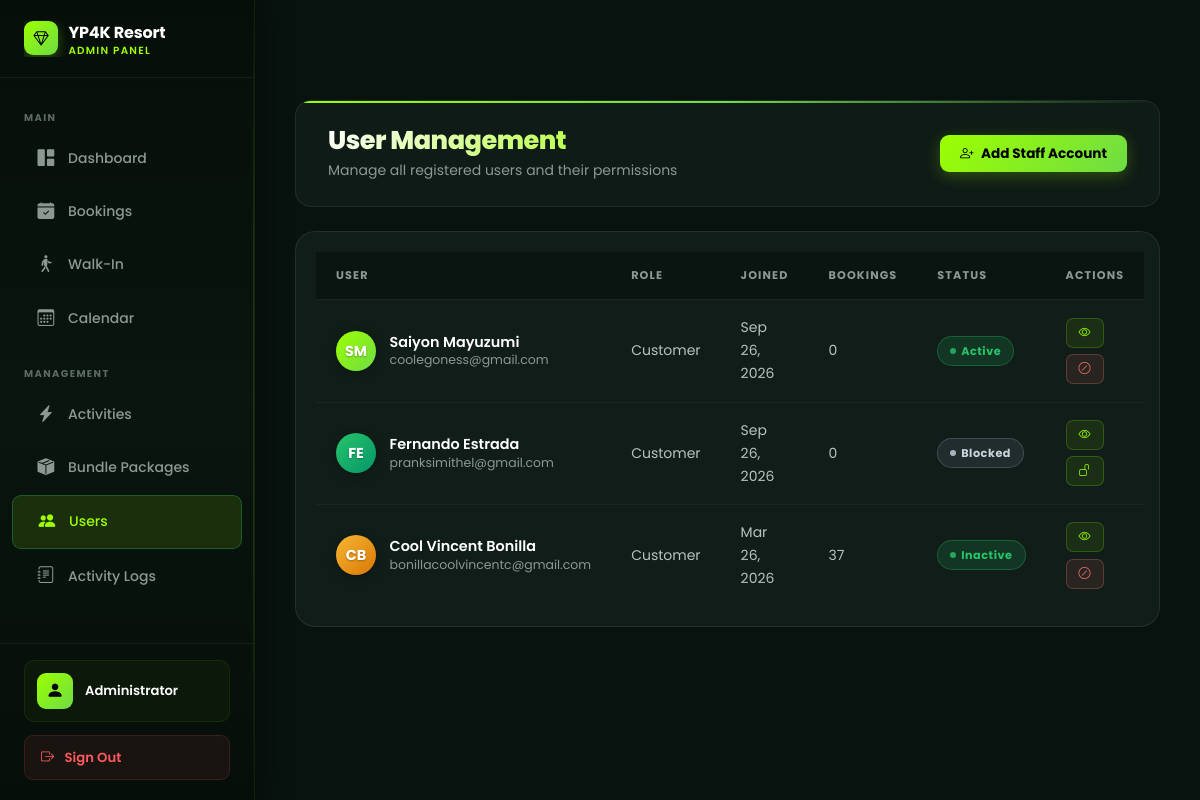
Page /Admin_Dashboard/users.php (signed in) on the committed database.
### tables this page shows
CREATE TABLE `users` (
  `id` int(11) NOT NULL,
  `first_name` varchar(100) NOT NULL,
  `middle_name` varchar(100) DEFAULT NULL,
  `last_name` varchar(100) NOT NULL,
  `suffix` varchar(50) DEFAULT NULL,
  `email` varchar(255) NOT NULL,
  `phone_number` varchar(20) NOT NULL,
  `region` varchar(100) NOT NULL,
  `province` varchar(100) NOT NULL,
  `city_municipality` varchar(100) NOT NULL,
  `barangay` varchar(100) NOT NULL,
  `password` varchar(255) NOT NULL,
  `is_verified` tinyint(1) DEFAULT 0,
  `verification_token` varchar(255) DEFAULT NULL,
  `reset_token` varchar(255) DEFAULT NULL,
  `reset_token_expiry` timestamp NULL DEFAULT NULL,
  `remember_token` varchar(255) DEFAULT NULL,
  `token_expiry` timestamp NULL DEFAULT NULL,
  `created_at` timestamp NOT NULL DEFAULT current_timestamp(),
  `updated_at` timestamp NOT NULL DEFAULT current_timestamp() ON UPDATE current_timestamp(),
  `address` varchar(255) DEFAULT NULL,
  `birthdate` date DEFAULT NULL,
  `avatar` varchar(255) DEFAULT NULL
);

### Admin_Dashboard/users.php (the view, shortened to what this page needs)
<?php
global $conn;
$query = "
    SELECT
        u.*,
        COUNT(b.id) as booking_count,
        CASE WHEN be.id IS NOT NULL THEN 1 ELSE 0 END as is_blocked
    FROM users u
    LEFT JOIN bookings b ON u.id = b.user_id
    LEFT JOIN blocked_emails be ON be.email = LOWER(u.email)
    GROUP BY u.id
    ORDER BY u.created_at DESC
";
$stmt = $conn->prepare($query);
$stmt->execute();
$result = $stmt->get_result();
$users = [];
while ($row = $result->fetch_assoc()) {
    unset($row['password']);
    unset($row['reset_token']);
    $users[] = $row;
}
?>
<!DOCTYPE html>
<html lang="en">
<head>
    <link href="../assets/css/bootstrap.min.css" rel="stylesheet">
    <link rel="stylesheet" href="../css/resort-theme.css">
    <link rel="stylesheet" href="../css/dashboard-resort.css">
    <link rel="stylesheet" href="https://cdn.jsdelivr.net/npm/bootstrap-icons@1.11.0/font/bootstrap-icons.css">
    <link rel="stylesheet" href="components/sidebar.css">
    <link rel="stylesheet" href="components/navbar.css">
    <link rel="stylesheet" href="../css/admin-theme.css">
</head>
<body>
    <div id="mainContent" class="main-content">
        <div class="page-header">
            <div>
                <h1 class="page-title">User Management</h1>
                <p class="text-muted">Manage all registered users and their permissions</p>
            </div>
            <div class="page-actions">
                <button class="btn-modern btn-primary" onclick="openAddStaffModal()">
                    <i class="bi bi-person-plus"></i> Add Staff Account
                </button>
            </div>
        </div>
        <div class="users-container">
            <table class="table-modern">
                <thead>
                    <tr>
                        <th>User</th>
                        <th>Role</th>
                        <th>Joined</th>
                        <th>Bookings</th>
                        <th>Status</th>
                        <th>Actions</th>
                    </tr>
                </thead>
                <tbody>
                    <?php if (count($users) > 0): ?>
                        <?php foreach ($users as $index => $user): ?>
                            <?php
                                $fullName = trim($user['first_name'] . ' ' . $user['middle_name'] . ' ' . $user['last_name']);
                                $initials = strtoupper(substr($user['first_name'], 0, 1) . substr($user['last_name'], 0, 1));
                                $isBlocked = !empty($user['is_blocked']);
                                if ($isBlocked) {
                                    $statusClass = 'status-blocked';
                                    $statusText = 'Blocked';
                                } else {
                                    $statusClass = $user['is_verified'] ? 'status-active' : 'status-inactive';
                                    $statusText = $user['is_verified'] ? 'Active' : 'Inactive';
                                }
                                $joinedDate = date('M j, Y', strtotime($user['created_at']));
                                $gradients = [
                                    'linear-gradient(135deg, var(--accent-primary), var(--accent-secondary))',
                                    'linear-gradient(135deg, var(--accent-success), #059669)',
                                    'linear-gradient(135deg, var(--accent-warning), #d97706)',
                                    'linear-gradient(135deg, var(--accent-danger), #dc2626)',
                                    'linear-gradient(135deg, var(--accent-secondary), #6366f1)'
                                ];
                                $avatarGradient = $gradients[$index % count($gradients)];
                            ?>
                            <tr>
                                <td>
                                    <div class="user-info">
                                        <div class="user-avatar" style="background: <?php echo $avatarGradient; ?>;">
                                            <?php echo $initials; ?>
                                        </div>
                                        <div class="user-details">
                                            <div class="user-name"><?php echo htmlspecialchars($fullName); ?></div>
                                            <div class="user-email"><?php echo htmlspecialchars($user['email']); ?></div>
                                        </div>
                                    </div>
                                </td>
                                <td>Customer</td>
                                <td><?php echo $joinedDate; ?></td>
                                <td><?php echo $user['booking_count']; ?></td>
                                <td><span class="status-badge <?php echo $statusClass; ?>"><?php echo $statusText; ?></span></td>
                                <td>
                                    <div class="action-buttons">
                                        <button class="btn-action btn-view" onclick="viewUser(<?php echo $user['id']; ?>)" title="View user">
                                            <i class="bi bi-eye"></i>
                                        </button>
                                        <?php if ($isBlocked): ?>
                                        <button class="btn-action btn-unblock" title="Unblock email" onclick="toggleUserBlock(<?php echo (int) $user['id']; ?>, 'unblock', '<?php echo htmlspecialchars($user['email'], ENT_QUOTES); ?>')">
                                            <i class="bi bi-unlock"></i>
                                        </button>
                                        <?php else: ?>
                                        <button class="btn-action btn-block" title="Block email" onclick="toggleUserBlock(<?php echo (int) $user['id']; ?>, 'block', '<?php echo htmlspecialchars($user['email'], ENT_QUOTES); ?>')">
                                            <i class="bi bi-slash-circle"></i>
                                        </button>
                                        <?php endif; ?>
                                    </div>
                                </td>
                            </tr>
                        <?php endforeach; ?>
                    <?php endif; ?>
                </tbody>
            </table>
        </div>
    </div>
</body>
</html>

### css/resort-theme.css (style rules this page uses)
:root { --bg-primary: #08120E; --bg-secondary: #101B17; --bg-card: #15221D; --bg-card-2: #1A2B22; --bg-elevated: #1E3028; --nav-bg: rgba(9, 18, 15, 0.88); --accent: #9DFF00; --accent-2: #6EDC45; --accent-3: #4BBF2E; --accent-dim: rgba(157, 255, 0, 0.5); --glow: rgba(157, 255, 0, 0.18); --glow-sm: rgba(157, 255, 0, 0.08); --glow-lg: rgba(157, 255, 0, 0.25); --text: #FFFFFF; --text-2: #cbd5e1; --text-muted: #cbd5e1; --text-dim: #94a3b8; --success: #27C46A; --warning: #F7B731; --error: #FF5A5F; --info: #B8C4BE; --border: rgba(255, 255, 255, 0.08); --border-2: rgba(255, 255, 255, 0.04); --border-accent: rgba(157, 255, 0, 0.3); --border-hover: rgba(157, 255, 0, 0.5); --shadow-sm: 0 1px 4px rgba(0,0,0,0.5); --shadow-md: 0 4px 20px rgba(0,0,0,0.55); --shadow-lg: 0 10px 40px rgba(0,0,0,0.65); --shadow-xl: 0 20px 60px rgba(0,0,0,0.7); --shadow-glow: 0 0 30px rgba(157, 255, 0, 0.12); --shadow-glow-lg:0 0 60px rgba(157, 255, 0, 0.2); --radius-xs: 6px; --radius-sm: 10px; --radius-md: 14px; --radius-lg: 18px; --radius-xl: 24px; --radius-2xl: 32px; --t: all 0.3s cubic-bezier(0.4, 0, 0.2, 1); --t-fast: all 0.15s ease; --t-slow: all 0.5s cubic-bezier(0.4, 0, 0.2, 1); --font: 'Poppins', -apple-system, BlinkMacSystemFont, sans-serif; }
*, *::before, *::after { margin: 0; padding: 0; box-sizing: border-box; }
html { scroll-behavior: smooth; overflow-x: hidden; }
body { font-family: var(--font); background-color: var(--bg-primary); color: var(--text); min-height: 100vh; line-height: 1.65; overflow-x: hidden; -webkit-font-smoothing: antialiased; }

### Admin_Dashboard/components/sidebar.css (style rules this page uses)
:root { --sidebar-width: 255px; --sidebar-collapsed-width: 72px; --navbar-height: 68px; }

### Admin_Dashboard/users.php (style rules this page uses)
.btn-action.btn-block { background: rgba(248, 113, 113, 0.1); border-color: rgba(248, 113, 113, 0.28); color: #f87171; }
.btn-action.btn-unblock { background: rgba(157, 255, 0, 0.08); border-color: rgba(157, 255, 0, 0.22); color: #9DFF00; }

### rows in the picture
users: initials "SM", fullName "Saiyon Mayuzumi", email "coolegoness@gmail.com", created_at "Sep 26, 2026", booking_count "0", is_verified "Active"
users: initials "FE", fullName "Fernando Estrada", email "pranksimithel@gmail.com", created_at "Sep 26, 2026", booking_count "0", statusText "Blocked"
users: initials "CB", fullName "Cool Vincent Bonilla", email "bonillacoolvincentc@gmail.com", created_at "Mar 26, 2026", booking_count "37", is_verified "Inactive"
